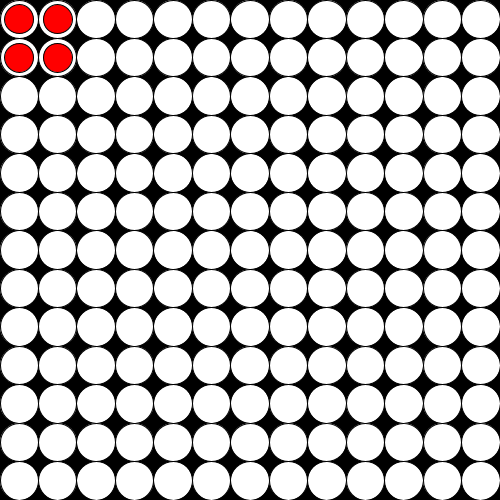
Frame 1 (no input)
Frame 60 (the mouse pressed at the canvas centre just before this capture): identical to frame 1, image omitted
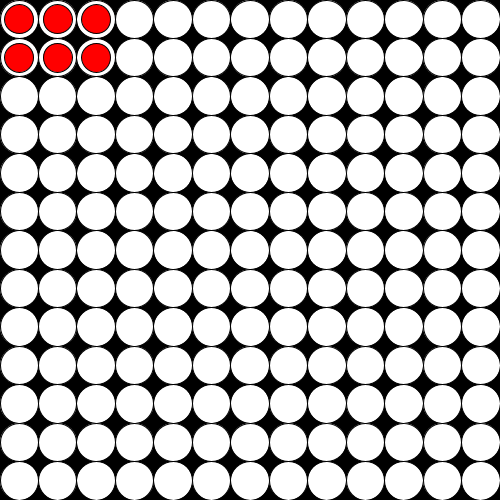
Frame 120 (the mouse held since frame 60 and released just before this capture)

The Processing sketch that drew these frames (run headless with seeded random() and noise(); from frame 60 on, the mouse is pressed at the canvas centre):

// Processing sketch: Notes_2_Nested_Loops
// ── Notes_2_Nested_Loops.pde
int totalRows;
int totalCols;

int lastRow;
int lastCol;

void setup() {
  size(500, 500);
  totalRows = (int)random(2, 20);
  totalCols = totalRows;
  lastRow = 1;
  lastCol = 1;
}

void draw() {
  background(0);
  // rows loop
  
  float h = height / (float)totalRows;
  float w = width / (float)totalCols;
  
  for (int row = 0; row < totalRows; row++) {
    for (int col = 0; col < totalCols; col++) {
      fill(255);
      ellipse((col * w) + (w / 2.0),
              (row * h) + (h / 2.0),
              w,
              h);
      
      if (row <= lastRow && col <= lastCol) {
        fill(255, 0, 0);
        ellipse((col * w) + (w / 2.0),
                (row * h) + (h / 2.0),
                (w * 0.75),
                (h * 0.75)); 
      }
    }
  }
  
  if (frameCount % 60 == 0) {
    incrementLoop(); 
  }
}

void incrementLoop() {
  lastCol++;
  
  if (lastCol > totalCols) {
    lastCol = 1;
    lastRow++;
    
    if (lastRow > totalRows) {
      lastCol = 1;
      lastRow = 1;
    }
  }
}
